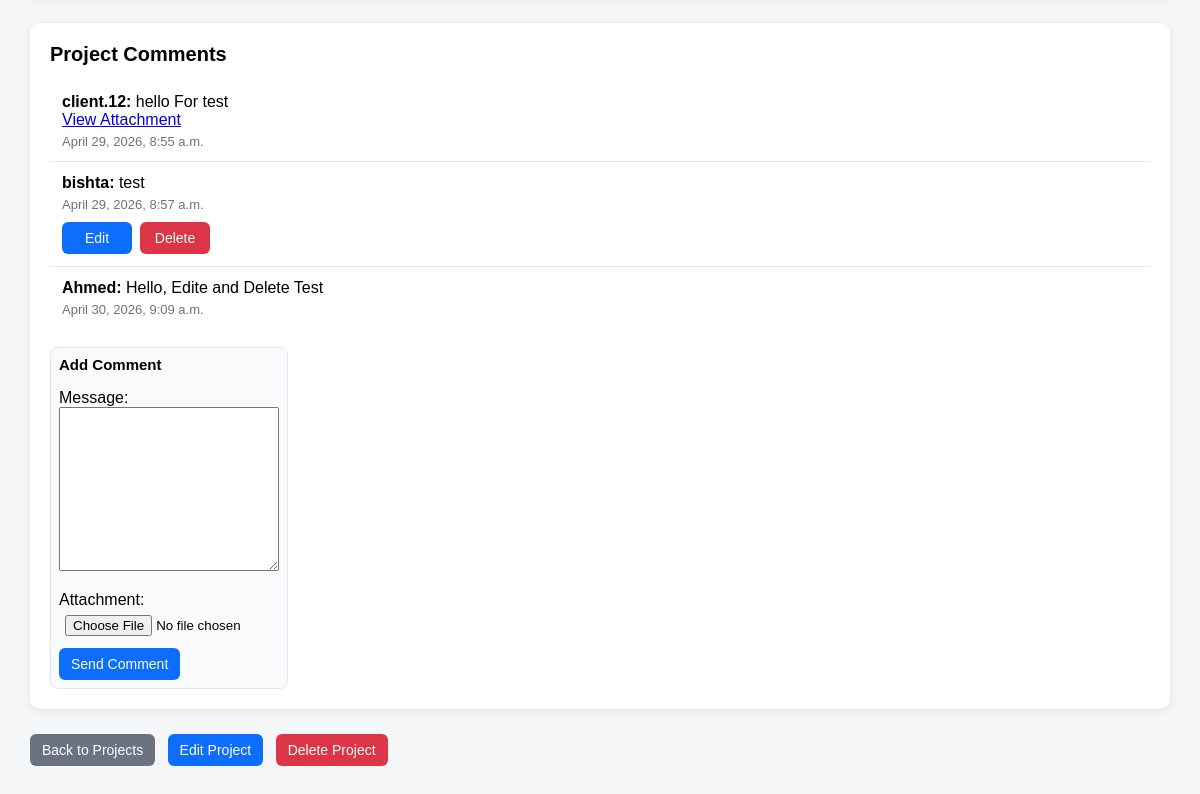
/projects/2/ (signed in, lower part), run on an earlier commit of the app's database.
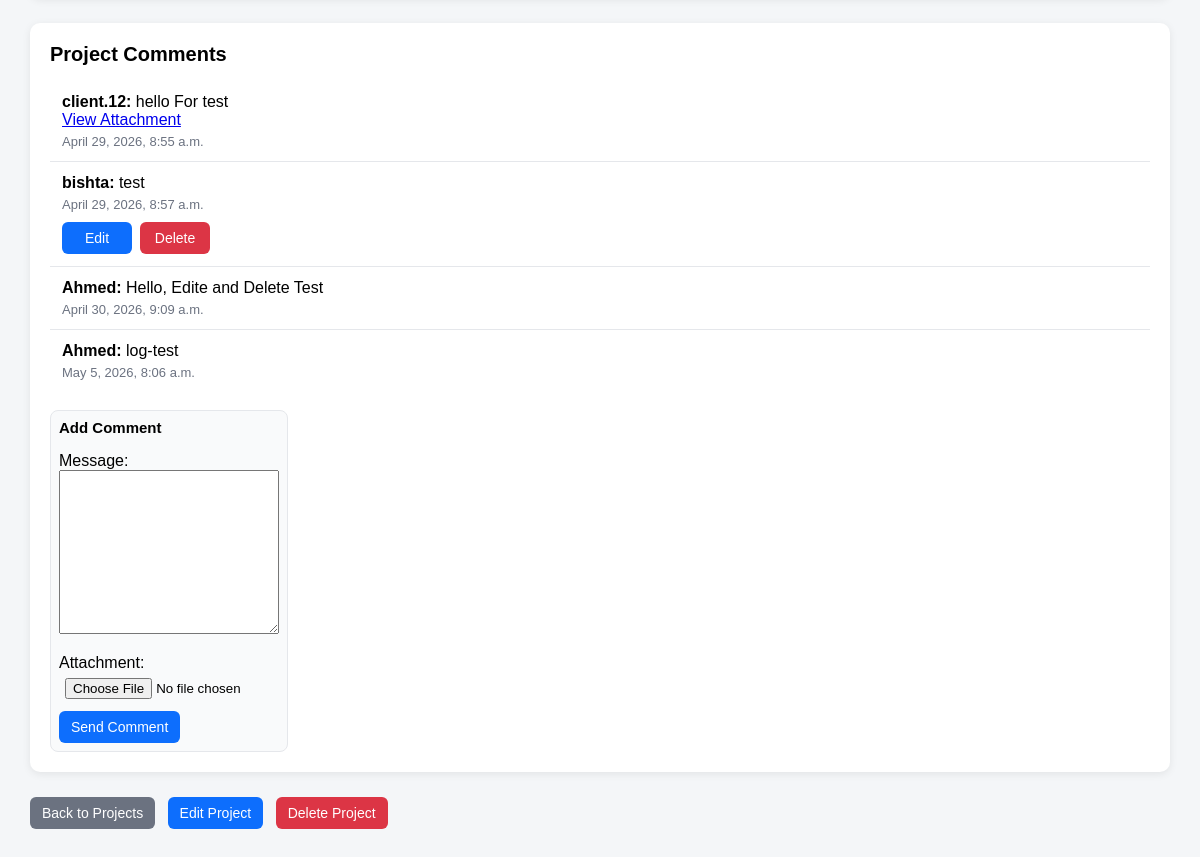
And on a later commit of the database.
### projects/models.py (models this page shows, shortened)
class ProjectComment(models.Model):
    project = models.ForeignKey(
        Project,
        on_delete=models.CASCADE,
        related_name='comments'
    )
    sender = models.ForeignKey(
        'accounts.User',
        on_delete=models.CASCADE,
        related_name='project_comments'
    )
    message = models.TextField()
    attachment = models.FileField(upload_to='project_comments/', blank=True, null=True)
    visible_to_client = models.BooleanField(default=True)
    created_at = models.DateTimeField(auto_now_add=True)

### accounts/models.py (models this page shows)
class User(AbstractUser):
    class Role(models.TextChoices):
        ADMIN = 'ADMIN', 'Admin'
        ENGINEER = 'ENGINEER', 'Engineer'
        CLIENT = 'CLIENT', 'Client'
    role = models.CharField(
        max_length=20,
        choices=Role.choices,
        default=Role.CLIENT
    )

### projects/views.py (the view, shortened to what this page needs)
# urls.py: path('<int:pk>/', project_detail_view, name='project_detail'),
@login_required
def project_detail_view(request, pk):
    if request.user.role == 'ADMIN':
        project = get_object_or_404(Project, pk=pk)
        files = project.files.all()
        comments = project.comments.all()
    else:
        project = None
        files = []
        comments = []
    comment_form = ProjectCommentForm()
    file_form = ProjectFileForm()
    return render(request, 'projects/project_detail.html', {
        'project': project,
        'files': files,
        'comments': comments,
        'comment_form': comment_form,
        'file_form': file_form,
    })

### projects/forms.py
class ProjectCommentForm(forms.ModelForm):
    class Meta:
        model = ProjectComment
        fields = ['message', 'attachment']

class ProjectFileForm(forms.ModelForm):
    class Meta:
        model = ProjectFile
        fields = ['file', 'description', 'visible_to_client']

### clients/models.py (called while the page is built)
    def __str__(self):
        return self.client_name

### templates/projects/project_detail.html (shortened to what this page needs)
{% extends 'base.html' %}
{% block content %}
{% if project %}
    <div class="section">
        <h2>Project Comments</h2>
        <div class="comment-list">
            {% if comments %}
                {% for comment in comments %}
                    <div class="comment-item">
                        <strong>{{ comment.sender.username }}:</strong>
                        {{ comment.message }}
                        {% if comment.attachment %}
                            <br>
                            <a href="{{ comment.attachment.url }}" target="_blank">View Attachment</a>
                        {% endif %}
                        <div class="comment-meta">
                            {{ comment.created_at }}
                        </div>
                        {% if comment.sender == request.user %}
    <div style="display: flex; gap: 8px; margin-top: 10px;">
        <a href="{% url 'projects:project_comment_edit' comment.pk %}"
           class="btn btn-primary"
           style="width: 70px; text-align: center; box-sizing: border-box;">
            Edit
        </a>
        <form method="post" action="{% url 'projects:project_comment_delete' comment.pk %}" style="margin: 0;">
            <button type="submit" class="btn btn-danger" style="width: 70px;">
                Delete
            </button>
        </form>
    </div>
{% endif %}
                    </div>
                {% endfor %}
            {% else %}
                <p>No comments yet.</p>
            {% endif %}
        </div>
        <div class="inline-form-box">
            <h3>Add Comment</h3>
            <form method="post" enctype="multipart/form-data">
                {{ comment_form.as_p }}
                <button type="submit" class="btn btn-primary">Send Comment</button>
            </form>
        </div>
    </div>
{% else %}
    <div class="section">
        <h1>Access Denied</h1>
        <p>You do not have permission to view this project.</p>
    </div>
{% endif %}
<div class="back-link">
    <a href="{% url 'projects:project_list' %}" class="btn btn-secondary">
        Back to Projects
    </a>
    {% if request.user.role == 'ADMIN' and project %}
        <a href="{% url 'projects:project_edit' project.pk %}" class="btn btn-primary" style="margin-left: 8px;">
            Edit Project
        </a>
        <form method="post"
              action="{% url 'projects:project_delete' project.pk %}"
              style="display: inline;"
              onsubmit="return confirm('Are you sure you want to delete this project?');">
            <button type="submit" class="btn btn-danger" style="margin-left: 8px;">
                Delete Project
            </button>
        </form>
    {% endif %}
</div>
{% endblock %}

What changed in the data, as far as the page shows it:
added ProjectComment: sender.username "Ahmed", message "log-test", created_at "May 5, 2026, 8:06 a.m."
